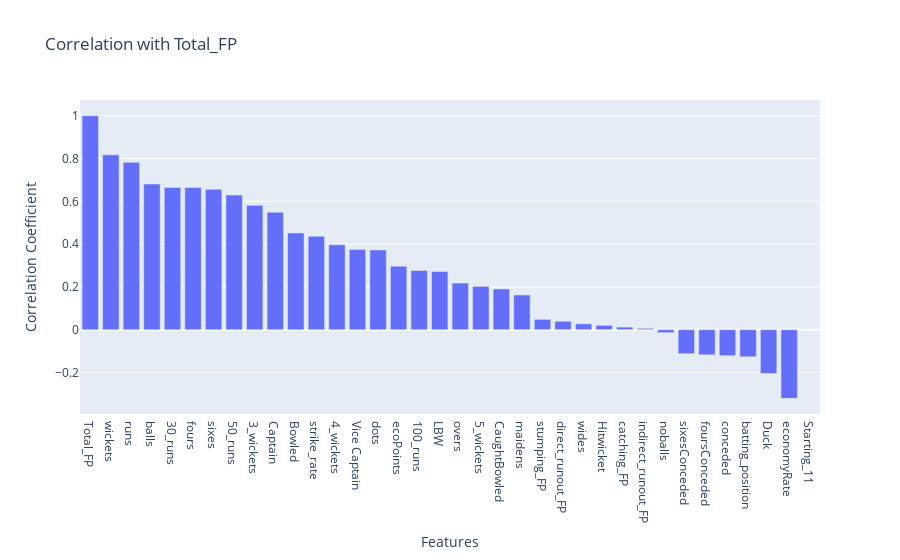

Here is the notebook cell this chart was saved with:
### Code cell
# let us find out the correlation of all numerical columns w.r.t Total_FP
df_corr=df_copy.select_dtypes(include='number').corr()['Total_FP'].sort_values(ascending=False).reset_index()
df_corr.columns=['Feature','Correlation']
# Create the bar plot
fig = px.bar(df_corr, x='Feature', y='Correlation', title='Correlation with Total_FP', labels={'Correlation': 'Correlation Coefficient', 'Feature': 'Features'})

# Show the plot
fig.show()

### Figure 1 — Plotly figure (JSON) as saved in the notebook; plotly's stock layout.template omitted (floating-point values rounded to 4 significant figures)
{"data": [{"alignmentgroup": "True", "hovertemplate": "Features=%{x}<br>Correlation Coefficient=%{y}<extra></extra>", "legendgroup": "", "marker": {"color": "#636efa", "pattern": {"shape": ""}}, "name": "", "offsetgroup": "", "orientation": "v", "showlegend": false, "textposition": "auto", "type": "bar", "x": ["Total_FP", "wickets", "runs", "balls", "30_runs", "fours", "sixes", "50_runs", "3_wickets", "Captain", "Bowled", "strike_rate", "4_wickets", "Vice Captain", "dots", "ecoPoints", "100_runs", "LBW", "overs", "5_wickets", "CaughtBowled", "maidens", "stumping_FP", "direct_runout_FP", "wides", "Hitwicket", "catching_FP", "indirect_runout_FP", "noballs", "sixesConceded", "foursConceded", "conceded", "batting_position", "Duck", "economyRate", "Starting_11"], "xaxis": "x", "y": [1, 0.8171, 0.7821, 0.6807, 0.665, 0.6644, 0.6558, 0.6292, 0.581, 0.5485, 0.4521, 0.4367, 0.3969, 0.3745, 0.373, 0.2968, 0.2766, 0.2721, 0.218, 0.2023, 0.1903, 0.1621, 0.0482, 0.03936, 0.02733, 0.02014, 0.01209, 0.006156, -0.01405, -0.1122, -0.1175, -0.1217, -0.1266, -0.2046, -0.3206, null], "yaxis": "y"}], "layout": {"barmode": "relative", "legend": {"tracegroupgap": 0}, "title": {"text": "Correlation with Total_FP"}, "xaxis": {"anchor": "y", "domain": [0, 1], "title": {"text": "Features"}}, "yaxis": {"anchor": "x", "domain": [0, 1], "title": {"text": "Correlation Coefficient"}}}}
